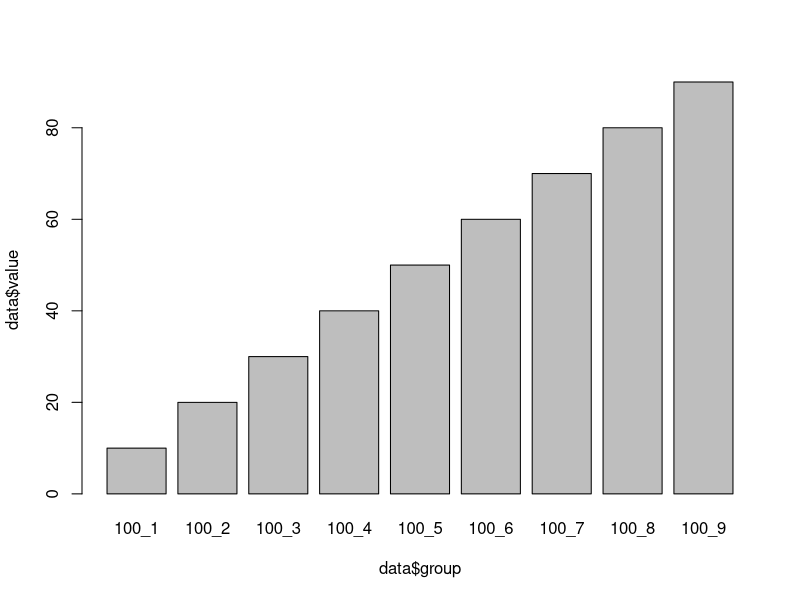
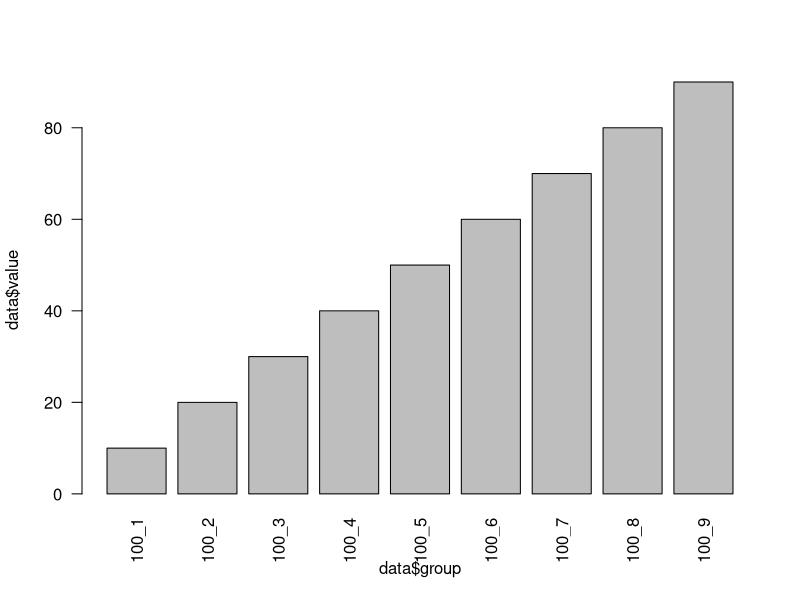

These charts were generated, in order, by the following R code:
rm(list = ls())

# Create the data
data <- data.frame(value = c(10,20,30,40,50,60,70,80,90),   
                   group = paste0("100_", 1:9))

# Original plot
barplot(data$value ~ data$group)

# Modify x-axis labels
barplot(data$value ~ data$group,     
        las = 2,
        cex.names = 1)